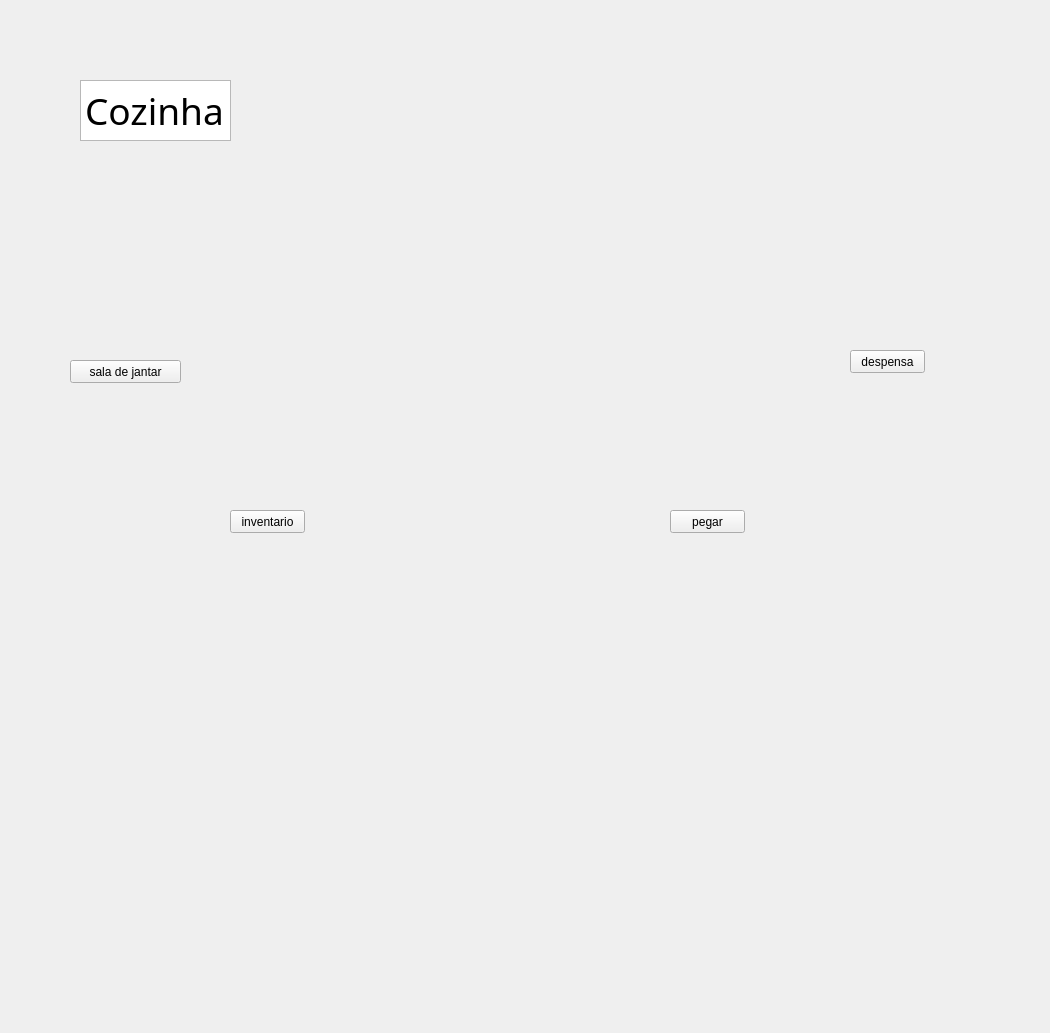
      <widget class="QWidget" name="kitchen">
       <widget class="QLabel" name="label_6">
        <property name="geometry">
         <rect>
          <x>-10</x>
          <y>-260</y>
          <width>1041</width>
          <height>1024</height>
         </rect>
        </property>
        <property name="maximumSize">
         <size>
          <width>1041</width>
          <height>1024</height>
         </size>
        </property>
        <property name="font">
         <font>
          <family>Papyrus</family>
          <pointsize>19</pointsize>
          <weight>75</weight>
          <bold>true</bold>
         </font>
        </property>
        <property name="tabletTracking">
         <bool>false</bool>
        </property>
        <property name="focusPolicy">
         <enum>Qt::TabFocus</enum>
        </property>
        <property name="styleSheet">
         <string notr="true">QLabel{
   .img{
		height: 100%;
		width:100%;
		object-fit: cover;
    }
}</string>
        </property>
        <property name="frameShape">
         <enum>QFrame::NoFrame</enum>
        </property>
        <property name="frameShadow">
         <enum>QFrame::Raised</enum>
        </property>
        <property name="lineWidth">
         <number>10</number>
        </property>
        <property name="text">
         <string>&lt;!DOCTYPE HTML PUBLIC &quot;-//W3C//DTD HTML 4.0//EN&quot; &quot;http://www.w3.org/TR/REC-html40/strict.dtd&quot;&gt;
&lt;html&gt;&lt;head&gt;&lt;meta name=&quot;qrichtext&quot; content=&quot;1&quot; /&gt;&lt;style type=&quot;text/css&quot;&gt;
p, li { white-space: pre-wrap; }
&lt;/style&gt;&lt;/head&gt;&lt;body style=&quot; font-family:'Papyrus'; font-size:19pt; font-weight:600; font-style:normal;&quot;&gt;
&lt;p style=&quot; margin-top:0px; margin-bottom:0px; margin-left:0px; margin-right:0px; -qt-block-indent:0; text-indent:0px;&quot;&gt;&lt;img src=&quot;:/icons/imagens/_294a131b-d5e5-4e73-ac50-5b609055e7e6.jpeg&quot; /&gt;&lt;/p&gt;&lt;/body&gt;&lt;/html&gt;</string>
        </property>
        <property name="alignment">
         <set>Qt::AlignCenter</set>
        </property>
        <property name="indent">
         <number>0</number>
        </property>
        <property name="openExternalLinks">
         <bool>false</bool>
        </property>
       </widget>
       <widget class="QTextBrowser" name="textBrowser_4">
        <property name="geometry">
         <rect>
          <x>80</x>
          <y>80</y>
          <width>151</width>
          <height>61</height>
         </rect>
        </property>
        <property name="font">
         <font>
          <family>Macondo</family>
          <pointsize>28</pointsize>
         </font>
        </property>
        <property name="html">
         <string>&lt;!DOCTYPE HTML PUBLIC &quot;-//W3C//DTD HTML 4.0//EN&quot; &quot;http://www.w3.org/TR/REC-html40/strict.dtd&quot;&gt;
&lt;html&gt;&lt;head&gt;&lt;meta name=&quot;qrichtext&quot; content=&quot;1&quot; /&gt;&lt;style type=&quot;text/css&quot;&gt;
p, li { white-space: pre-wrap; }
&lt;/style&gt;&lt;/head&gt;&lt;body style=&quot; font-family:'Macondo'; font-size:28pt; font-weight:400; font-style:normal;&quot;&gt;
&lt;p style=&quot; margin-top:0px; margin-bottom:0px; margin-left:0px; margin-right:0px; -qt-block-indent:0; text-indent:0px;&quot;&gt;Cozinha&lt;/p&gt;&lt;/body&gt;&lt;/html&gt;</string>
        </property>
       </widget>
       <widget class="QPushButton" name="pb_dr_2">
        <property name="geometry">
         <rect>
          <x>70</x>
          <y>360</y>
          <width>111</width>
          <height>23</height>
         </rect>
        </property>
        <property name="text">
         <string>sala de jantar</string>
        </property>
       </widget>
       <widget class="QPushButton" name="pb_pan">
        <property name="geometry">
         <rect>
          <x>850</x>
          <y>350</y>
          <width>75</width>
          <height>23</height>
         </rect>
        </property>
        <property name="text">
         <string>despensa</string>
        </property>
       </widget>
       <widget class="QPushButton" name="pb_inv_3">
        <property name="geometry">
         <rect>
          <x>230</x>
          <y>510</y>
          <width>75</width>
          <height>23</height>
         </rect>
        </property>
        <property name="text">
         <string>inventario</string>
        </property>
       </widget>
       <widget class="QPushButton" name="pb_take_2">
        <property name="geometry">
         <rect>
          <x>670</x>
          <y>510</y>
          <width>75</width>
          <height>23</height>
         </rect>
        </property>
        <property name="text">
         <string>pegar</string>
        </property>
       </widget>
      </widget>
